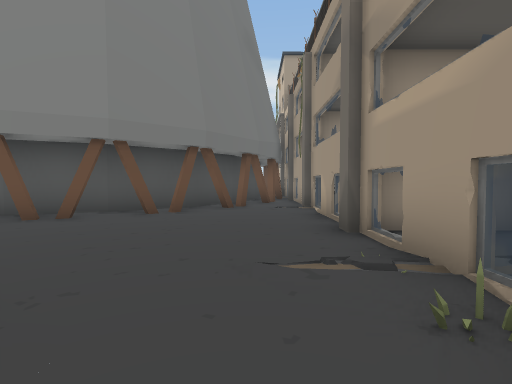
View 1 (above)

12 first-person views from a walk through a 3-D level made in the Unity game engine. The camera is 1.4 m above the floor, tilts 2° down and sees 85° across. The floor is counted in squares, 2 m on a side. Each view is taken from the middle of a square. On the plan, view 1 faces up. The plan holds only what a view shows up to about 9 squares ahead; the rest is blank. The place goes on beyond the plan. The player is left out. Some surface patterns are stand-ins.

View 2
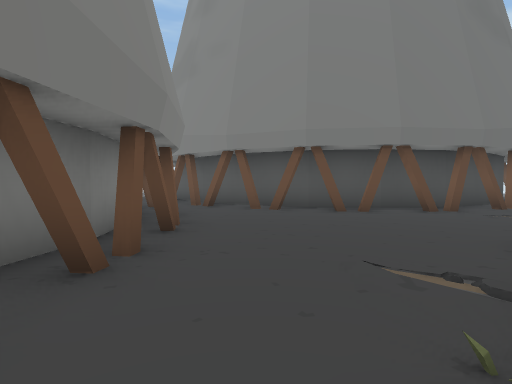

View 3
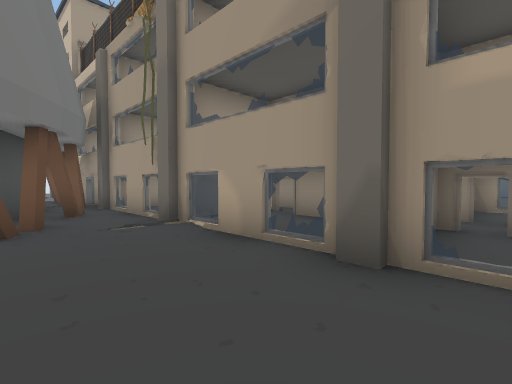

View 4
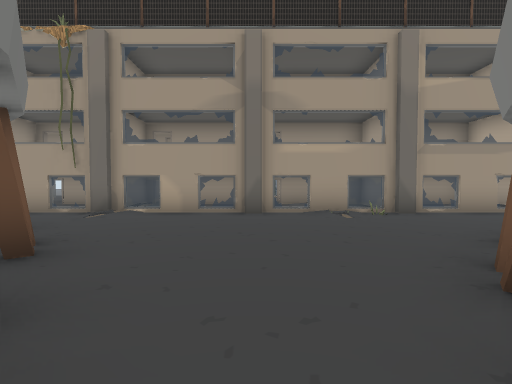

View 5
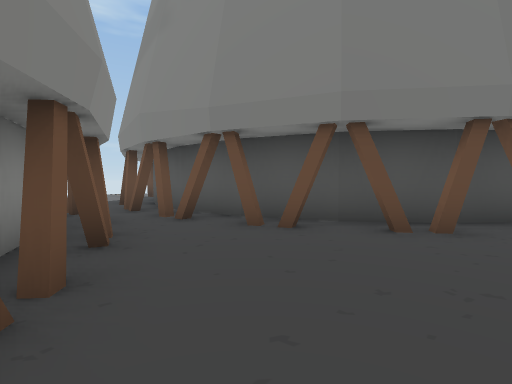

View 6
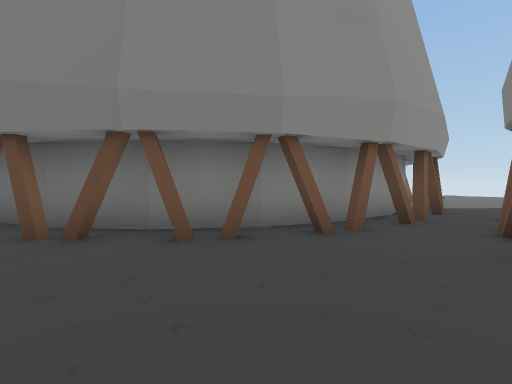

View 7
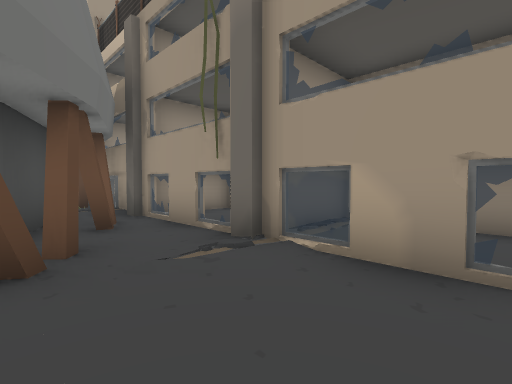

View 8
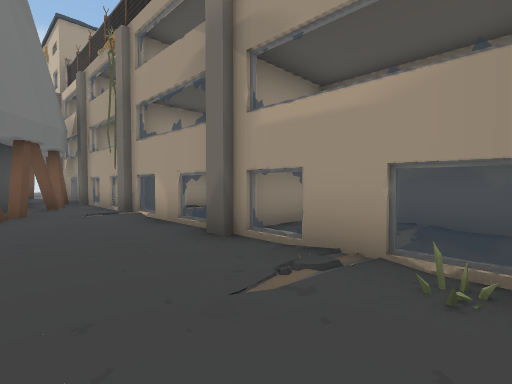

View 9
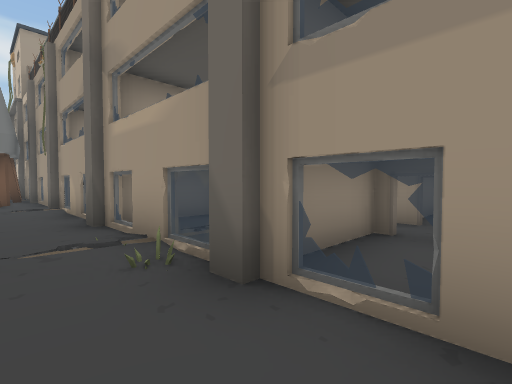

View 10
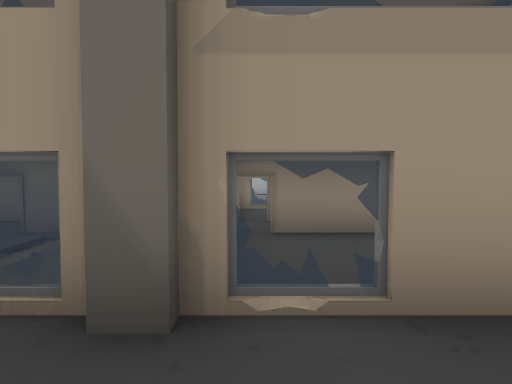

View 11
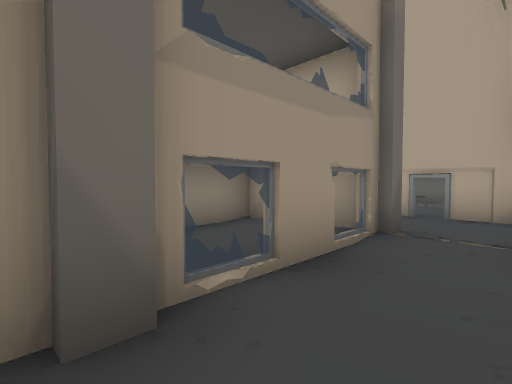

View 12
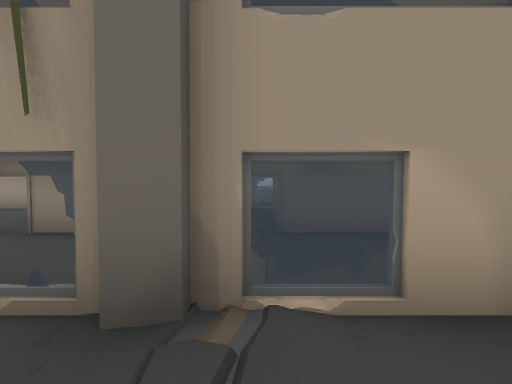

### Floor plan
Key: @ floor where view 1 was taken; # wall or solid block; . floor; / step, stairs or slope; = window, fence, low wall or low ledge; ^ raised ledge.
Columns run from 12 left of view 1 to 7 right of it. Each row starts with its distance up from view 1.
 12              #^  ^^
 11             ##^^^^
 10            ####.^
  9            ##.#.^
  8           ##..=#^^
  7         ###...##^^
  6   ########....#.^
  5   ###.#.#=....#.^^
  4 ..............##^^ #
  3 .. ######.....#.^^.=
  2        ###.../# ^  #
  1         ###../##^^##
  0          ###@.#.^^.#
 -1           ##..#.^
 -2            #..#.^
 -3              .###
 -4              ..
 -5             #..
 -6             ###

Where each view was taken, in squares from view 1:
view 1: 0 up, 0 right, facing up
view 2: 0 up, 1 right, facing up-left
view 3: 3 up, 1 left, facing up-right
view 4: 4 up, 5 left, facing right
view 5: 2 up, 1 left, facing up-left
view 6: 5 up, 1 left, facing down-left
view 7: 5 up, 1 left, facing up-right
view 8: 1 up, 1 left, facing up-right
view 9: 1 down, 0 right, facing up-right
view 10: 0 up, 0 right, facing right
view 11: 1 up, 0 right, facing down-right
view 12: 7 up, 0 right, facing right
